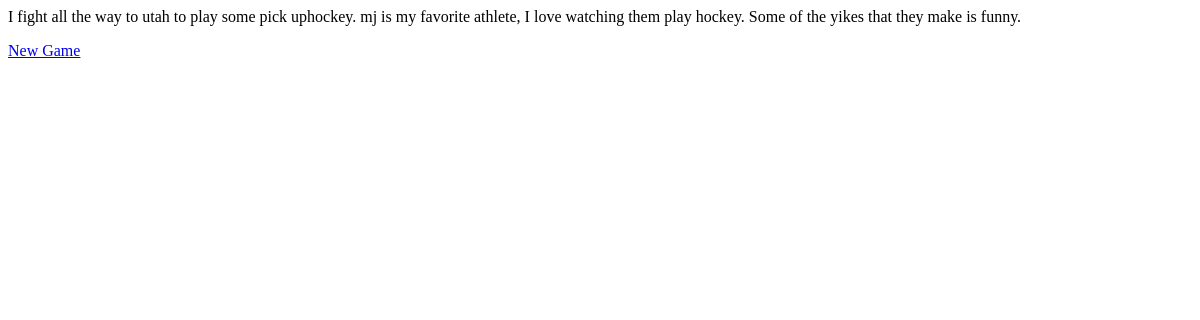
Before: /gameview5.html/ with the older database file.
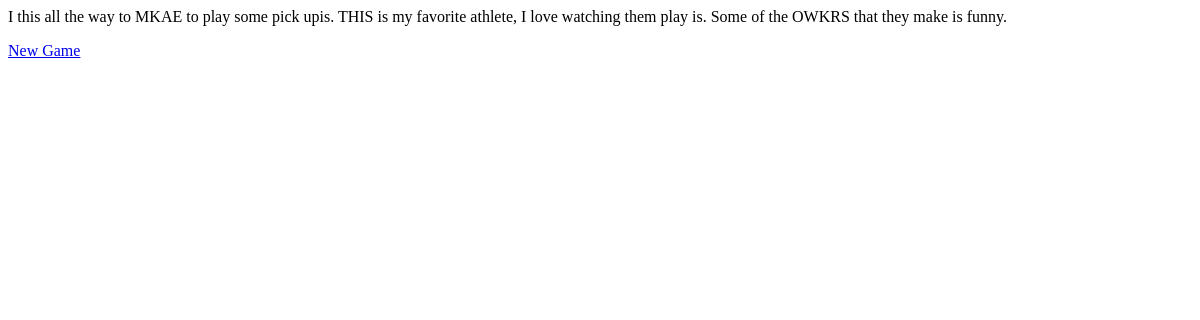
After: the same page with the newer database file.
### madlib/models.py (models this page shows, shortened)
class Words(models.Model):
    verb = models.CharField(max_length=100, blank=True)
    sport = models.CharField(max_length=100, blank=True)
    person= models.CharField(max_length=100, blank=True)
    action = models.CharField(max_length=100, blank=True)
    adjective= models.CharField(max_length=100, blank=True)
    place=models.CharField(max_length=100, blank=True)
    school=models.CharField(max_length=100, blank=True)
    city=models.CharField(max_length=100, blank=True)
    athlete=models.CharField(max_length=100, blank=True)
    expression= models.CharField(max_length=100, blank=True)

### madlib/views.py (the view)
# urls.py: path('gameview5.html/', views.gameview5, name='gameview5'),
def gameview5(request):
    word_list = Words.objects.filter()[:1].get()
    context = {
        'word_list': word_list,
    }
    return render(request, 'madlib/gameview5.html', context)

### madlib/templates/madlib/gameview5.html (shortened to what this page needs)
{% block body %}
<p>I {{word_list.verb}} all the way to {{ word_list.place}} to play some pick up{{ word_list.sport}}.
{{word_list.athlete}} is my favorite athlete, I love watching them play {{word_list.sport}}. Some of the {{word_list.expression}}
that they make is funny.</p>
<a href="{% url 'madlib:deletewords' %}">New Game</a>
{% endblock %}

Changed rows visible on the page:
removed Words: verb "fight", place "utah", sport "hockey", athlete "mj", expression "yikes"
added Words: verb "this", place "MKAE", sport "is", athlete "THIS", expression "OWKRS"
